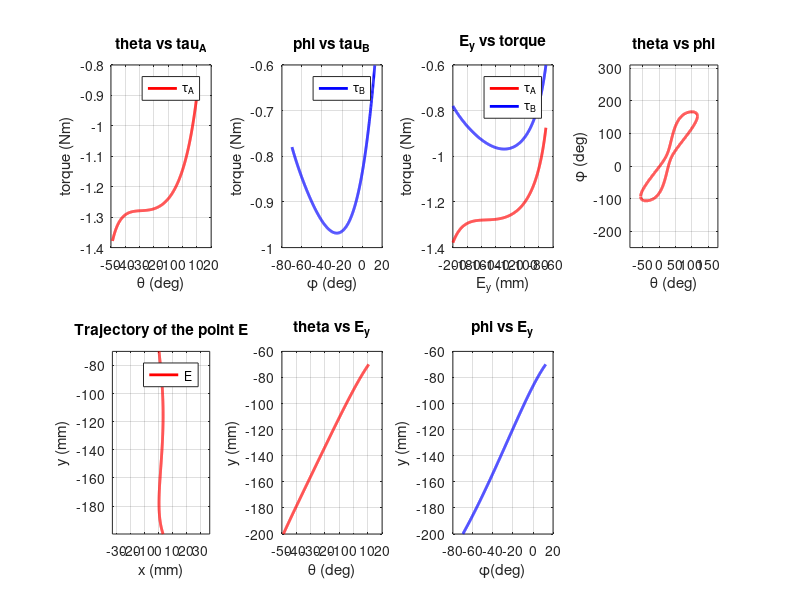

This figure's MATLAB source:
clc; clear all; close all;  % 콘솔, 변수, 그리고 모든 창을 초기화

% 링크의 길이 정의
l1 = 106;  % 첫 번째 링크의 길이 (mm)
l2 = 77;   % 두 번째 링크의 길이 (mm)
l3 = 50;   % 세 번째 링크의 길이 (mm)
l4 = 137;  % 네 번째 링크의 길이 (mm)
l5 = -8;   % 네 번째 링크의 수직방향 offset (mm)

theta_root = 30;  % 루트 각도 (deg)
len_ab = 75;      % 링크 AB의 길이 (mm)

W = 2;  % 질량 (kg)

y_min = -200;  % 최소 y 값 (mm)
y_max = -70;   % 최대 y 값 (mm)

% 계산을 위한 각도 범위 정의
theta = -pi/2 : 0.001 : pi/1;  % theta 범위 (-90도에서 180도까지)

W = 9.81 * W;    % 질량을 무게(N)로 변환

% (a, b) 점의 좌표 정의
a = len_ab * cos(theta_root * pi / 180);  % a 점의 x 좌표
b = len_ab * sin(theta_root * pi / 180);  % b 점의 y 좌표

% 각도 beta와 DE 길이 계산
beta = atan(l5 / l4);            % 각도 beta 계산
len_de = sqrt(l4^2 + l5^2);      % DE의 길이 계산

% L1 계산
L1 = sqrt((a - l1 * cos(theta)).^2 + (b - l1 * sin(theta)).^2);

% L2 계산
L2 = 1/(2 * l2) * (l3^2 - l1^2 - l2^2 - a^2 - b^2 + 2 * l1 * (a * cos(theta) + b * sin(theta)));

% 각도 alpha 계산 (atan2로 사분면 처리 개선)
alpha = atan2(b - l1 * sin(theta), a - l1 * cos(theta));

% L2와 L1의 비율을 사용해 phi 각도를 계산
ratio = L2 ./ L1;

% phi와 phi_2 배열 미리 할당
phi = zeros(size(theta));   % phi 배열
phi2 = zeros(size(theta));  % phi_2 배열

% 각 theta 값에 대해 phi와 phi_2 계산
for i = 1:length(theta)
    % 비율이 acos 함수 범위를 벗어나면 phi를 NaN으로 설정
    if (ratio(i) > 1) || (ratio(i) < -1)
        phi(i) = NaN;
        phi2(i) = NaN;
    else
        % acos를 사용해 phi와 phi_2 계산
        phi(i) = alpha(i) - acos(ratio(i));  % 첫 번째 가능한 phi 값
        if( phi(i) > pi )
            phi(i) = phi(i) - 2*pi;
        elseif( phi(i) < -pi)
            phi(i) = phi(i) + 2*pi;
        end
        
        % 두 번째 가능한 phi 값 계산
        phi2(i) = alpha(i) + acos(ratio(i));
        if( phi2(i) > pi )
            phi2(i) = phi2(i) - 2*pi;
        elseif( phi2(i) < -pi)
            phi2(i) = phi2(i) + 2*pi;
        end
    end
end

% 선 DC의 x축으로부터의 각도 계산
theta_k = atan2((b+l2*sin(phi)-l1*sin(theta)),(a+l2*cos(phi)-l1*cos(theta)));

% 점 E의 x, y 좌표 계산
E_x = l1 * cos(theta) - l4 * cos(theta_k) + l5 * sin(theta_k);
E_y = l1 * sin(theta) - l4 * sin(theta_k) - l5 * cos(theta_k);

% E_y의 최소 및 최대 값 및 인덱스
[E_y_min, min_idx] = min(E_y);
[E_y_max, max_idx] = max(E_y);

% y_min 및 y_max 범위에서 E_y가 만족하는 인덱스 찾기
idx_gt_low = find(E_y(min_idx:max_idx) > y_min, 1) + min_idx - 1;
idx_gt_up = find(E_y(min_idx:max_idx) > y_max, 1) + min_idx - 1;

% 잘라낸 값들 저장 (E_x, E_y, theta, phi)
E_x_cut = E_x(idx_gt_low:idx_gt_up);
E_y_cut = E_y(idx_gt_low:idx_gt_up);
theta_cut = theta(idx_gt_low:idx_gt_up);
theta_k_cut = theta_k(idx_gt_low:idx_gt_up);
phi_cut = phi(idx_gt_low:idx_gt_up);

% A점이 동력원일 때의 토크 계산
FDx = (len_de * cos(theta_k_cut + beta) * W) ./ ((-tan(phi_cut)+tan(theta_k_cut))*l3.*cos(theta_k_cut)*2);
FDy = -W/2 + tan(phi_cut).*FDx;
tau_A = l1 * (FDy.*cos(theta_cut) - FDx.*sin(theta_cut));
tau_A = tau_A * 1e-3;  % 단위 Nmm에서 Nm로 변환

% B점이 동력원일 때의 토크 계산
FCx = -W ./ (2*(-tan(theta_cut)+tan(theta_k_cut))) .* (1 + len_de / l3 * cos(theta_k_cut + beta) ./ cos(theta_k_cut));
FCy = -W/2 + tan(theta_cut) .* FCx;
tau_B = l2 * (FCy.*cos(phi_cut) - FCx.*sin(phi_cut));
tau_B = tau_B * 1e-3;  % 단위 Nmm에서 Nm로 변환

% 결과를 시각화하는 서브플롯 생성
figure('units','normalized','outerposition',[0 0 1 1]);

% theta와 tau_A의 관계 플롯
subplot(2,4,1);
plot(rad2deg(theta_cut), tau_A, 'r' ,'LineWidth',2);
title("theta vs tau_A");
xlabel('\theta (deg)');
ylabel('torque (Nm)');
grid on;
legend('\tau_A');

% phi와 tau_B의 관계 플롯
subplot(2,4,2);
plot(rad2deg(phi_cut), tau_B, 'b','LineWidth',2);
title("phi vs tau_B");
xlabel('\phi (deg)');
ylabel('torque (Nm)');
grid on;
legend('\tau_B');

% E_y와 토크의 관계 플롯
subplot(2,4,3);
plot(E_y_cut, tau_A, 'r', 'LineWidth',2);
hold on;
plot(E_y_cut, tau_B, 'b', 'LineWidth',2);
title("E_y vs torque");
xlabel('E_y (mm)');
ylabel('torque (Nm)');
grid on;
legend('\tau_A', '\tau_B');

% theta와 phi의 관계 플롯
subplot(2,4,4);
plot(rad2deg(theta), rad2deg(phi),'r','LineWidth',2);
hold on;
plot(rad2deg(theta), rad2deg(phi2),'r','LineWidth',2)
title("theta vs phi");
xlabel('\theta (deg)');
ylabel('\phi (deg)');
axis equal;
grid on;

% E 점의 궤적 플롯
subplot(2,4,5);
plot(E_x_cut,E_y_cut,'r','LineWidth',2);
title("Trajectory of the point E");
xlabel('x (mm)');
ylabel('y (mm)');
axis equal;
grid on;
legend('E');

% theta와 E_y의 관계 플롯
subplot(2,4,6);
plot(rad2deg(theta_cut), E_y_cut, 'r' ,'LineWidth',2);
title("theta vs E_y");
xlabel('\theta (deg)');
ylabel('y (mm)');
grid on;

% phi와 E_y의 관계 플롯
subplot(2,4,7);
plot(rad2deg(phi_cut), E_y_cut, 'b' ,'LineWidth',2);
title("phi vs E_y");
xlabel('\phi(deg)');
ylabel('y (mm)');
grid on;
